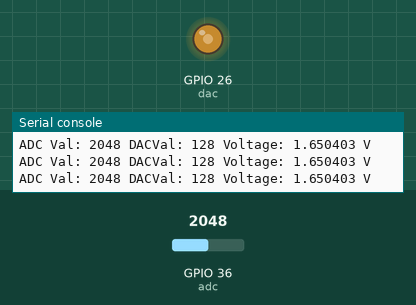
The program below on a simulated ESP32 board running MicroPython. Parts: output pins drawn as LEDs (lit = HIGH), the last lines printed to the serial console. The test bench sets the inputs (shaded band); at power-on: GPIO 36 (adc) = 2048 (analog values on the 0–4095 scale).

Above: at 1.2 s.
1.3 s: GPIO 36 (adc) set to 2866
At 2.3 s:
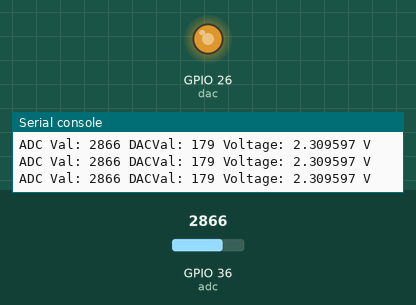
2.8 s: GPIO 36 (adc) set to 3603
At 3.8 s:
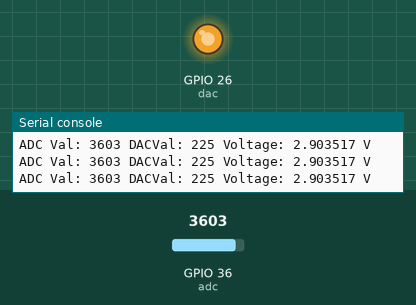
4.3 s: GPIO 36 (adc) set to 491
At 5.3 s:
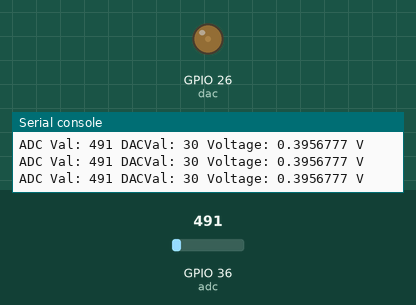
5.8 s: GPIO 36 (adc) set to 0
At 6.7 s:
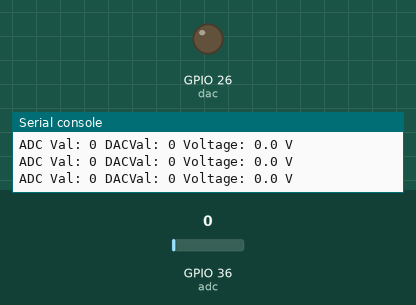
Timing chart, 0 to 8.3 s (numbered marks = the images above; inputs shaded):
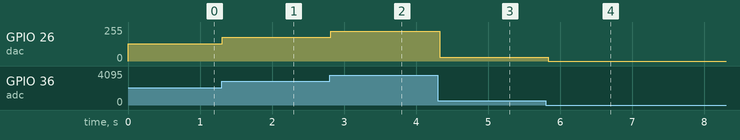

The program:

tutorial.py
```python
from machine import ADC,Pin,DAC
import time

adc=ADC(Pin(36))
adc.atten(ADC.ATTN_11DB)
adc.width(ADC.WIDTH_12BIT)
dac =DAC(Pin(26))

try:
    while True:
        adcVal=adc.read()
        dacVal=adcVal//16
        voltage = adcVal / 4095.0 * 3.3
        dac.write(dacVal)
        print("ADC Val:",adcVal,"DACVal:",dacVal,"Voltage:",voltage,"V")
        time.sleep_ms(100)
except:
    pass
```

Measured:
- after the input at 1.3 s, GPIO 26 (dac): 128/255 → 179/255 at once
- after the input at 2.8 s, GPIO 26 (dac): 179/255 → 225/255 at once
- after the input at 4.3 s, GPIO 26 (dac): 225/255 → 30/255 at once
- after the input at 5.8 s, GPIO 26 (dac): 30/255 → 0/255 at once
